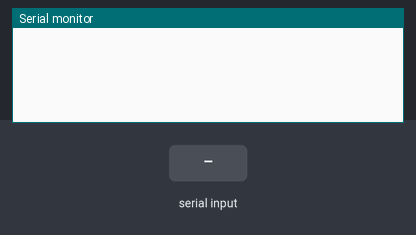
Recording of a sketch running on a simulated Arduino Uno, built with avr-gcc and run on an emulated ATmega328P. On the bench: the last lines printed to the serial monitor. Inputs (shaded band) come from the test bench.

Above: at 1.2 s.
1.3 s: "HELLO\n" received over Serial
At 2.5 s:
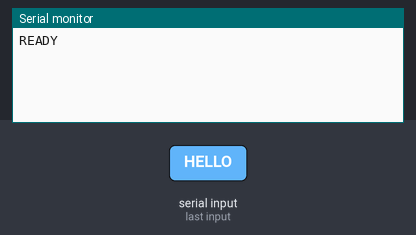
2.8 s: "1\n" received over Serial
At 3.7 s:
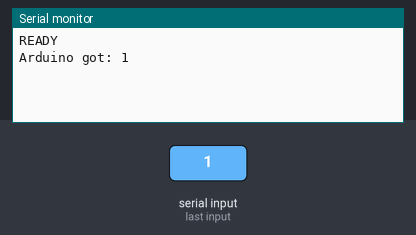

Measured:
- after the input at 1.3 s, the serial monitor: prints a new line at once (image 1)
- after the input at 2.8 s, the serial monitor: prints a new line at once (image 2)

The sketch:

talk_test_arduino.ino
```cpp
/*
   talk_test (Arduino)
   Answers every message from Processing with a line of text.
   Uses no pins, so nothing connected to the board moves.
*/

void setup() {
  Serial.begin(9600);          // same speed as Processing
  Serial.setTimeout(50);       // don't wait more than 50 ms for the end of a message
}

void loop() {
  if (Serial.available()) {                      // something arrived from Processing
    String msg = Serial.readStringUntil('\n');   // read one full line of text
    msg.trim();                                  // remove spaces and the new line

    if (msg == "HELLO") {                        // Processing is checking the connection
      Serial.println("READY");                   // answer
    } else {
      Serial.print("Arduino got: ");             // repeat back whatever arrived
      Serial.println(msg);
    }
  }
}
```
